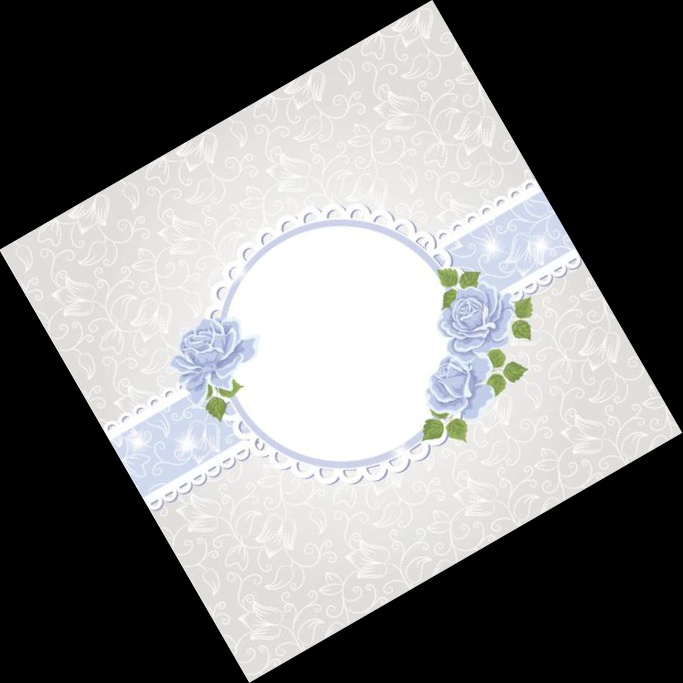
#> input picture stitch/拼接/imgRotation.jpg, 683 x 683 px, found by its file name
$ python Rotation_2.py   (Python 2 division)
#> lines starting #> are read from the running program, lines starting #| are printed output that depends on the picture
#> further down, imgSrc is the input picture: shape (683, 683, 3); mean B, G, R 124.3, 124.4, 124
# -*-coding:utf-8-*-

#将矩形框旋转正然后再裁减

import cv2
from math import *
import numpy as np
import time

def rotateImage(img,degree,pt1,pt2,pt3,pt4):
#> called with degree = -45, pt1 = (100, 100), pt2 = (150, 50), pt3 = (175, 75), pt4 = (125, 125)
    height,width=img.shape[:2]
#> height = 500; width = 500
    heightNew = int(width * fabs(sin(radians(degree))) + height * fabs(cos(radians(degree))))
#> heightNew = 707
    widthNew = int(height * fabs(sin(radians(degree))) + width * fabs(cos(radians(degree))))
#> widthNew = 707
    matRotation=cv2.getRotationMatrix2D((width/2,height/2),degree,1)
    matRotation[0, 2] += (widthNew - width) / 2
    matRotation[1, 2] += (heightNew - height) / 2
    imgRotation = cv2.warpAffine(img, matRotation, (widthNew, heightNew), borderValue=(255, 255, 255))
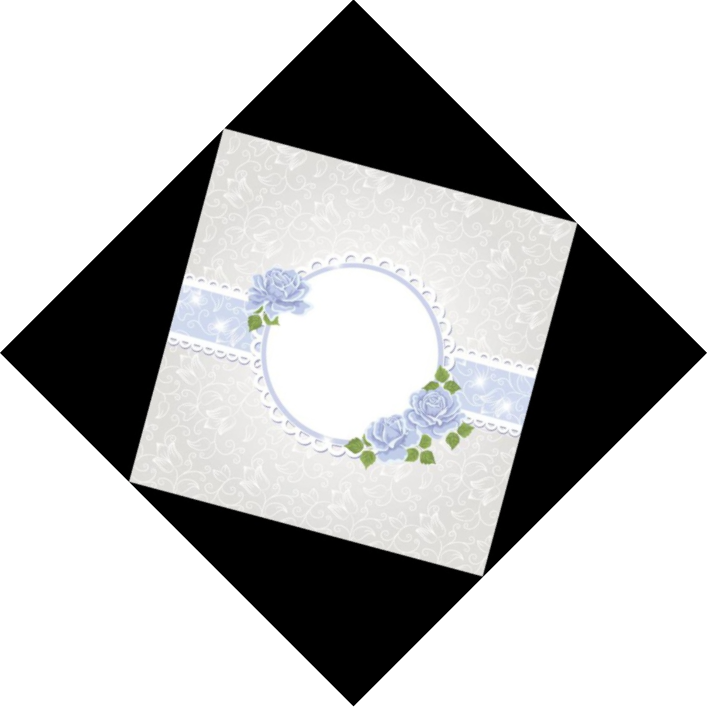
#> imgRotation: shape (707, 707, 3); mean B, G, R 189.6, 189.7, 189.5

    pt1 = list(pt1)
    pt3 = list(pt3)
    [[pt1[0]], [pt1[1]]] = np.dot(matRotation, np.array([[pt1[0]], [pt1[1]], [1]]))
    [[pt3[0]], [pt3[1]]] = np.dot(matRotation, np.array([[pt3[0]], [pt3[1]], [1]]))
    imgOut=imgRotation[int(pt1[1]):int(pt3[1]),int(pt1[0]):int(pt3[0])]
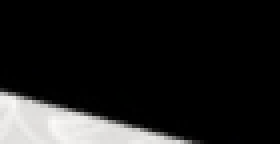
#> imgOut: shape (36, 70, 3) (shown 4 times larger); mean B, G, R 29.3, 29.6, 29.7
    cv2.imshow("imgOut",imgOut)  #裁减得到的旋转矩形框
    # [10 lines of commented-out code are left out]
    return imgRotation

def drawRect(img,pt1,pt2,pt3,pt4,color,lineWidth):
    cv2.line(img, pt1, pt2, color, lineWidth)
    cv2.line(img, pt2, pt3, color, lineWidth)
    cv2.line(img, pt3, pt4, color, lineWidth)
    cv2.line(img, pt1, pt4, color, lineWidth)


if __name__=="__main__":

    startTime=time.time()

    imgSrc=cv2.imread('/home/260158/code/Haikang/imgRotation.jpg')
    imgResize=cv2.resize(imgSrc,(500,500))
    pt1=(100,100)
    pt2=(150,50)
    pt3=(175,75)
    pt4=(125,125)

    # drawRect(imgResize,pt1,pt2,pt3,pt4,(0,0,255),2)

    imgRotation=rotateImage(imgResize,-degrees(atan2(50,50)),pt1,pt2,pt3,pt4)
    endTime = time.time()

    cv2.imshow("imgRotation",imgRotation)
    #cv2.imwrite("imgRotation.jpg",imgRotation)
    cv2.waitKey(0)
    print endTime - startTime
